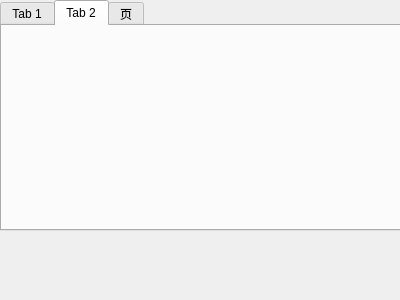
<?xml version="1.0" encoding="UTF-8"?>
<ui version="4.0">
 <class>Dialog</class>
 <widget class="QDialog" name="Dialog">
  <property name="geometry">
   <rect>
    <x>0</x>
    <y>0</y>
    <width>400</width>
    <height>300</height>
   </rect>
  </property>
  <property name="windowTitle">
   <string>Dialog</string>
  </property>
  <widget class="QTabWidget" name="tabWidget">
   <property name="geometry">
    <rect>
     <x>0</x>
     <y>0</y>
     <width>401</width>
     <height>231</height>
    </rect>
   </property>
   <property name="currentIndex">
    <number>1</number>
   </property>
   <widget class="QWidget" name="tab">
    <attribute name="title">
     <string>Tab 1</string>
    </attribute>
   </widget>
   <widget class="QWidget" name="tab_2">
    <attribute name="title">
     <string>Tab 2</string>
    </attribute>
   </widget>
   <widget class="QWidget" name="tab_3">
    <attribute name="title">
     <string>页</string>
    </attribute>
   </widget>
  </widget>
 </widget>
 <layoutdefault spacing="6" margin="11"/>
 <resources/>
 <connections/>
</ui>
